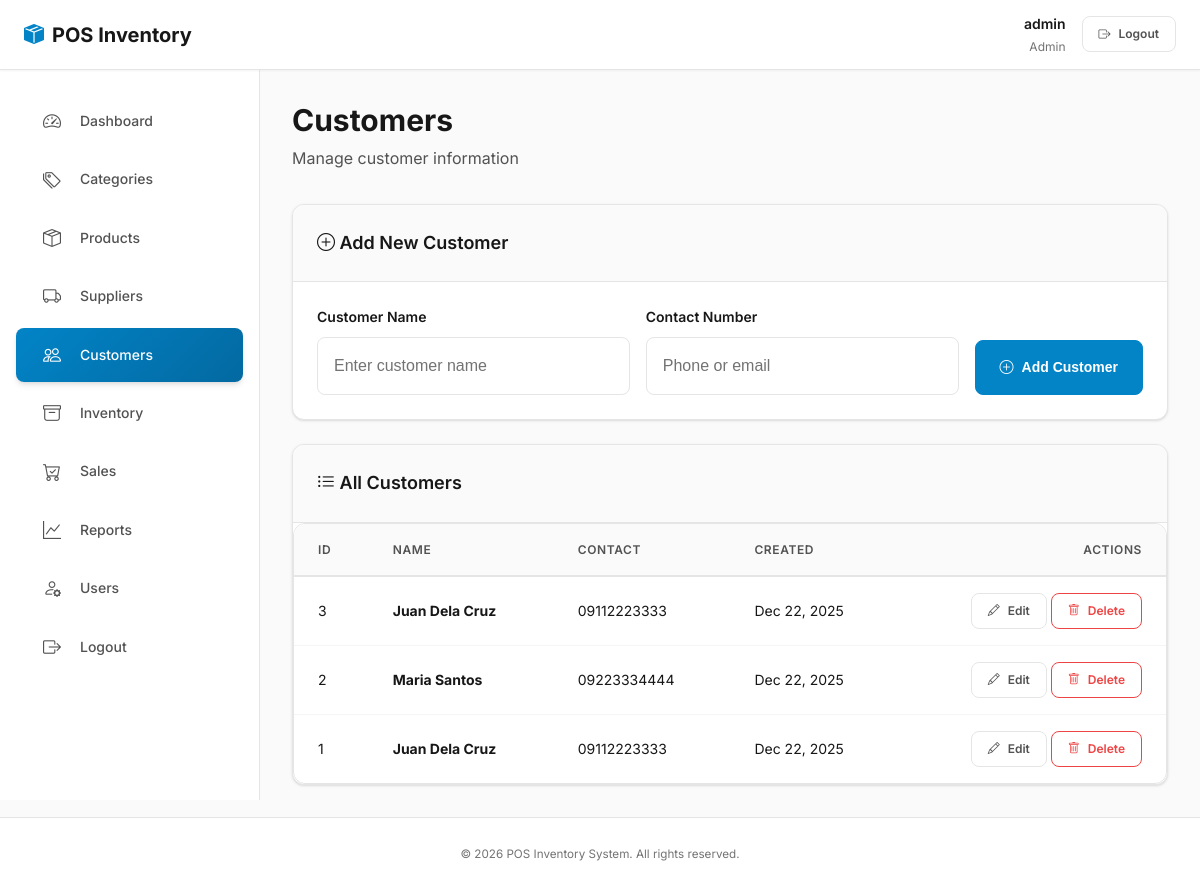
Page /index.php?page=customers (signed in) on the earlier database version.
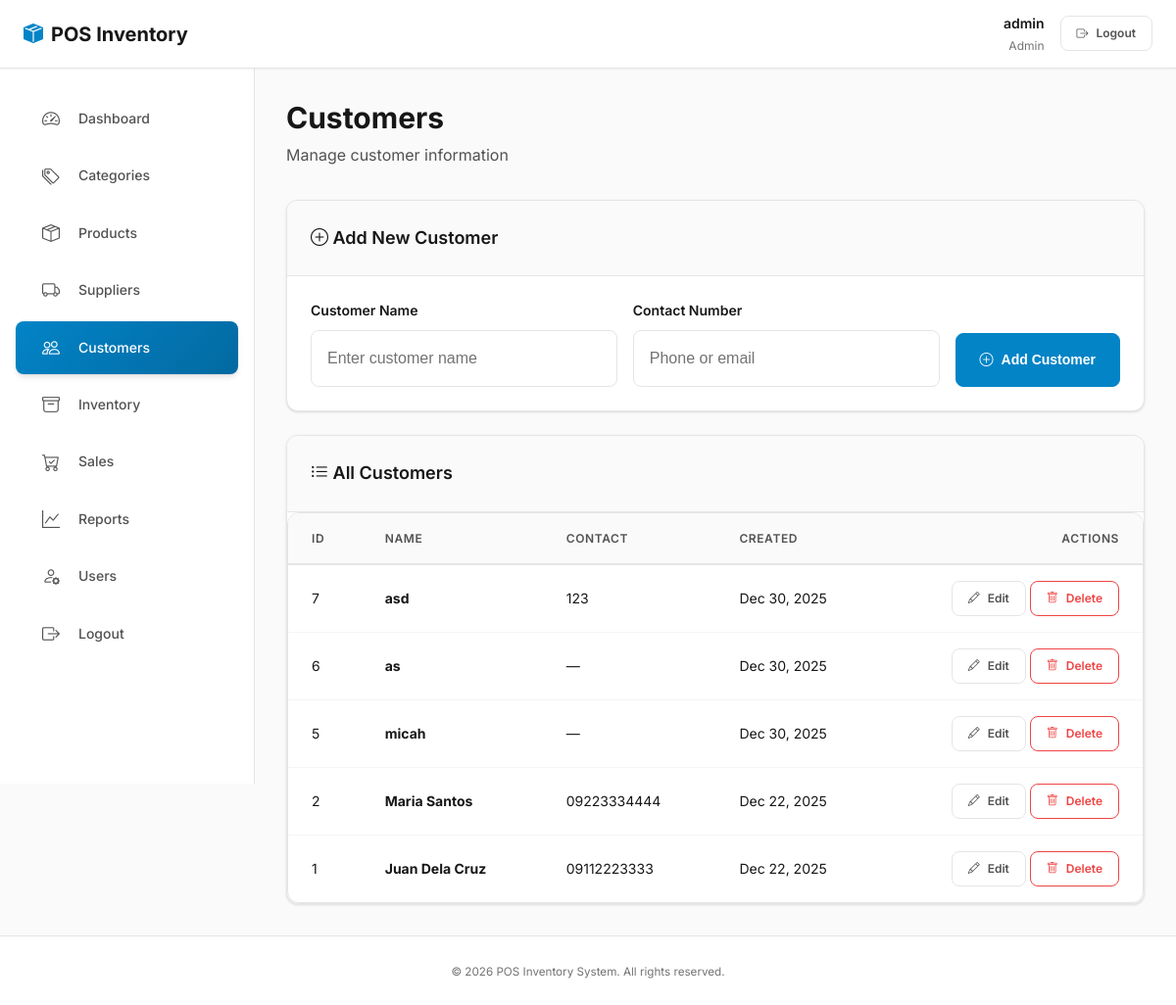
Same page on the later database version.
### tables this page shows
CREATE TABLE `customers` (
  `customer_id` int(11) NOT NULL,
  `customer_name` varchar(150) DEFAULT NULL,
  `contact_number` varchar(20) DEFAULT NULL,
  `created_at` timestamp NOT NULL DEFAULT current_timestamp()
);

### functions.php (called while the page is built, shortened)
<?php
function sanitize($value)
{
    return htmlspecialchars(trim((string)$value), ENT_QUOTES, 'UTF-8');
}
function is_logged_in()
{
    return !empty($_SESSION['user_id']) || !empty($_SESSION['user']);
}
function get_current_role()
{
    if (isset($_SESSION['user_role'])) {
        return $_SESSION['user_role'];
    }
    return null;
}

### modules/customers.php (the view, shortened to what the changed rows need)
<?php
$customers = $conn->query('SELECT * FROM customers ORDER BY customer_id DESC')->fetch_all(MYSQLI_ASSOC);
?>
<main>
    <div class="page-header">
        <h1 class="page-title">Customers</h1>
    </div>
    <div class="card">
        <div class="card-body" style="padding: 0;">
            <div class="table-container">
                <table class="table table-hover align-middle">
                    <thead>
                        <tr>
                            <th>ID</th>
                            <th>Name</th>
                            <th>Contact</th>
                            <th>Created</th>
                            <th class="text-end">Actions</th>
                        </tr>
                    </thead>
                    <tbody>
                        <?php if (empty($customers)): ?>
                            <tr>
                                <td colspan="5" class="text-center text-muted" style="padding: var(--spacing-2xl);">
                                    <i class="bi bi-inbox" style="font-size: var(--font-size-3xl); display: block; margin-bottom: var(--spacing-md); opacity: 0.5;"></i>
                                    No customers found. Add your first customer above.
                                </td>
                            </tr>
                        <?php else: ?>
                            <?php foreach ($customers as $c): ?>
                                <tr>
                                    <td><?php echo $c['customer_id']; ?></td>
                                    <td><strong><?php echo sanitize($c['customer_name']); ?></strong></td>
                                    <td><?php echo sanitize($c['contact_number'] ?: '—'); ?></td>
                                    <td><?php echo date('M d, Y', strtotime($c['created_at'])); ?></td>
                                    <td class="text-end">
                                        <a class="btn btn-sm btn-outline-secondary" href="index.php?page=customers&edit=<?php echo $c['customer_id']; ?>">
                                            <i class="bi bi-pencil"></i> Edit
                                        </a>
                                        <a class="btn btn-sm btn-outline-danger" href="index.php?page=customers&delete=<?php echo $c['customer_id']; ?>" onclick="return confirm('Are you sure you want to delete this customer?');">
                                            <i class="bi bi-trash"></i> Delete
                                        </a>
                                    </td>
                                </tr>
                            <?php endforeach; ?>
                        <?php endif; ?>
                    </tbody>
                </table>
            </div>
        </div>
    </div>
</main>

### includes/nav.php (shortened to what the changed rows need)
<?php if (is_logged_in()): ?>
<?php
$userRole = get_current_role();
$current = isset($_GET['page']) ? $_GET['page'] : 'dashboard';
$pages = [
    'dashboard' => ['label' => 'Dashboard', 'icon' => 'bi-speedometer2', 'roles' => ['admin', 'cashier', 'manager']],
    'categories' => ['label' => 'Categories', 'icon' => 'bi-tags', 'roles' => ['admin', 'manager']],
    'products' => ['label' => 'Products', 'icon' => 'bi-box-seam', 'roles' => ['admin', 'cashier', 'manager']],
    'suppliers' => ['label' => 'Suppliers', 'icon' => 'bi-truck', 'roles' => ['admin', 'manager']],
    'customers' => ['label' => 'Customers', 'icon' => 'bi-people', 'roles' => ['admin', 'cashier', 'manager']],
    'inventory' => ['label' => 'Inventory', 'icon' => 'bi-archive', 'roles' => ['admin', 'manager']],
    'sales' => ['label' => 'Sales', 'icon' => 'bi-cart-check', 'roles' => ['admin', 'cashier', 'manager']],
    'reports' => ['label' => 'Reports', 'icon' => 'bi-graph-up', 'roles' => ['admin', 'manager']],
    'users' => ['label' => 'Users', 'icon' => 'bi-person-gear', 'roles' => ['admin']],
];
?>
<aside class="sidebar">
    <ul class="sidebar-list">
        <?php foreach ($pages as $key => $meta):
            if (in_array($userRole, $meta['roles'])): ?>
                <li>
                    <a href="index.php?page=<?php echo $key; ?>"
                       class="list-group-item <?php echo $current === $key ? 'active' : ''; ?>">
                        <i class="bi <?php echo $meta['icon']; ?>"></i>
                        <span><?php echo $meta['label']; ?></span>
                    </a>
                </li>
            <?php endif; ?>
        <?php endforeach; ?>
    </ul>
</aside>
<?php endif; ?>

Differences in the rows shown:
removed customers: customer_id "3", customer_name "Juan Dela Cruz", contact_number "09112223333", created_at "Dec 22, 2025"
added customers: customer_id "7", customer_name "asd", contact_number "123", created_at "Dec 30, 2025"
added customers: customer_id "6", customer_name "as", contact_number "—", created_at "Dec 30, 2025"
added customers: customer_id "5", customer_name "micah", contact_number "—", created_at "Dec 30, 2025"
